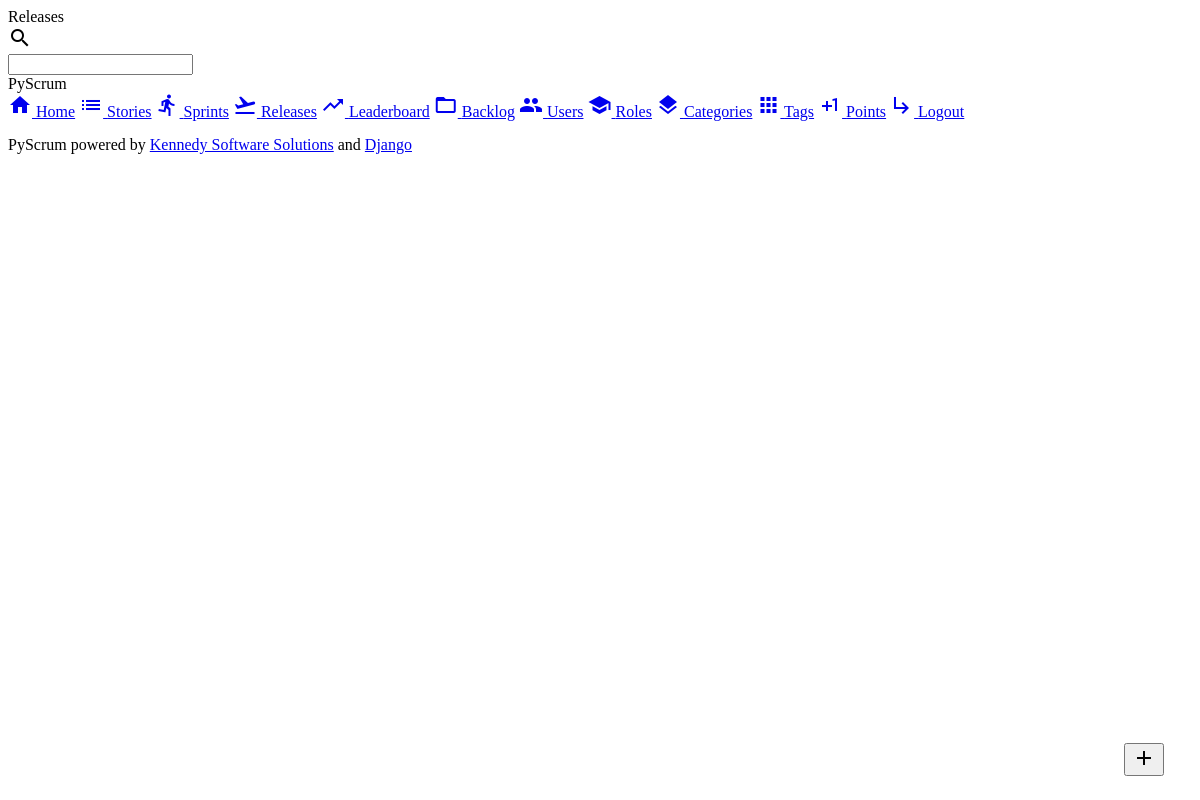
Page /releases/ (signed in) on the earlier database version.
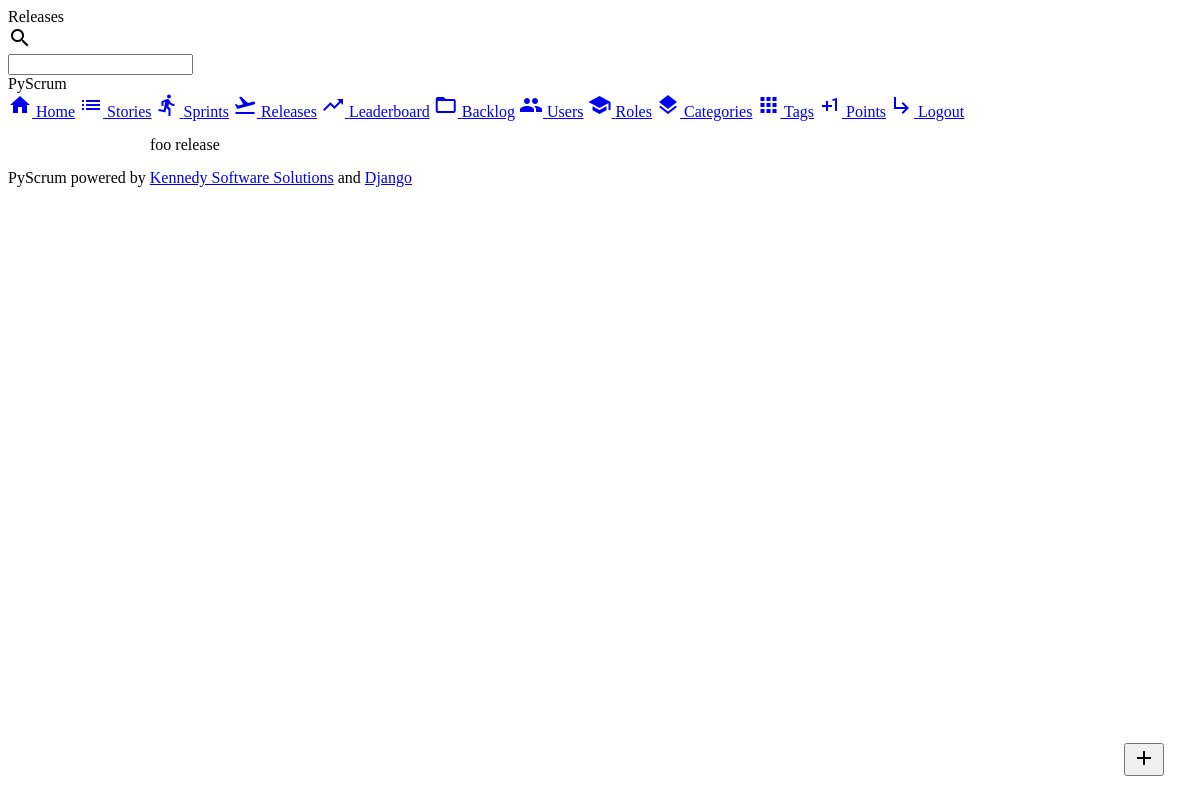
Same page on the later database version.
### main/models.py (models this page shows, shortened)
class Release(models.Model):
    name = models.CharField(max_length=200, unique=True)
    start_date = models.DateField(null=True, db_index=True)
    due_date = models.DateField(null=True, db_index=True)

### main/views.py (the view)
# urls.py: url(r'^releases/$', views.releases, name='releases'),
@login_required
def releases(request):
    if request.method == 'GET':
        form = ReleaseForm()
        releases = Release.objects.order_by('name')
        output = ", ".join([r.name for r in releases])
        return render(request, "main/releases.html", {
            'output': output,
            'form': form,
            'title': "Releases",
        })
    else:
        form = ReleaseForm(request.POST)
        if form.is_valid():
            form.save()
            return HttpResponseRedirect("/releases/")

### main/models.py
class ReleaseForm(ModelForm):
    class Meta:
        model = Release
        fields = '__all__'
        widgets = {
            'name': TextInput(attrs={'class': 'mdl-textfield__input'}),
            'start_date': DateInput(attrs={'type': 'date'}),
            'due_date': DateInput(attrs={'type': 'date'}),
        }

### main/templates/main/releases.html
{% extends "main/base.html" %}
{% block content %}
{% include "main/include/new_dialog.html" %}
{{ output }}
{% endblock content %}

Differences in the rows shown:
added Release: name "foo release"
